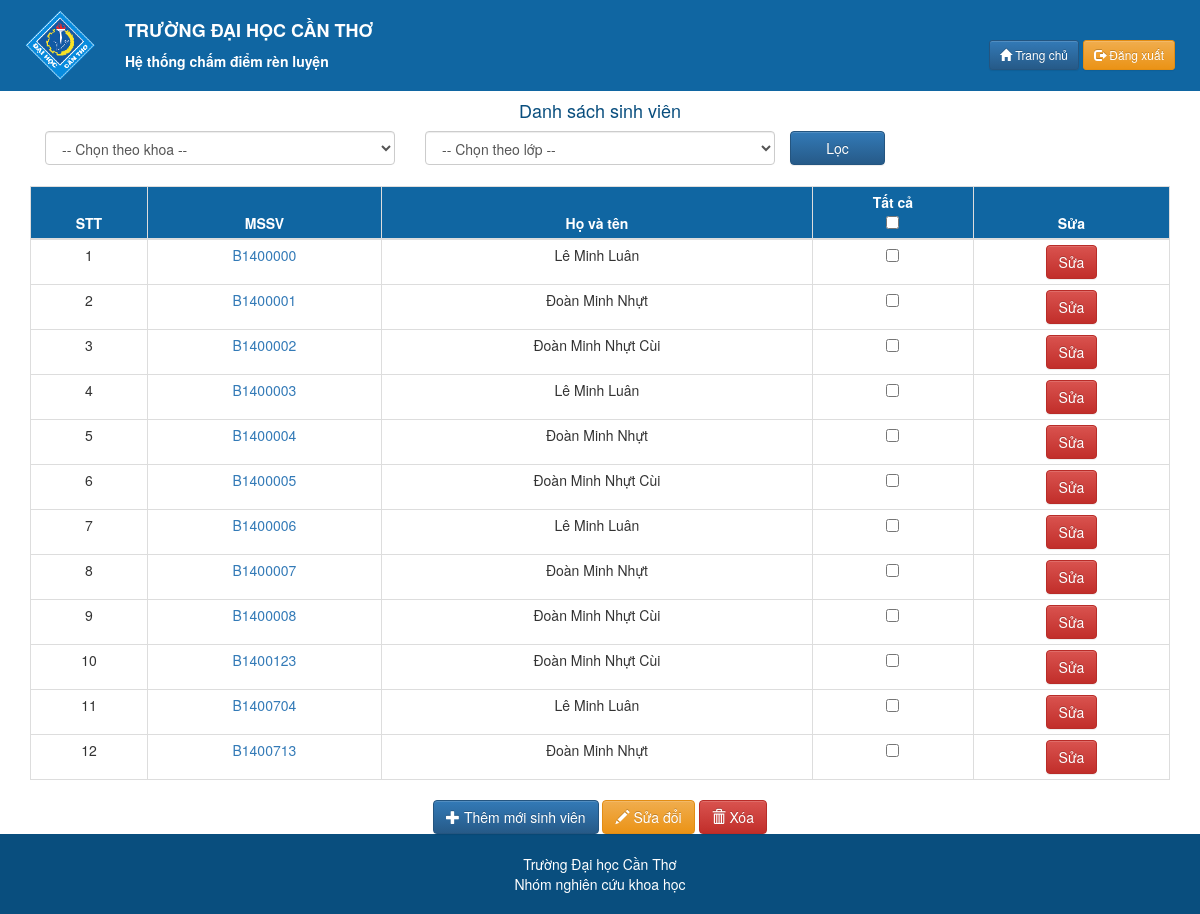
The app's page /view/student.manage.php with its own data.
### tables this page shows
CREATE TABLE `account` (
  `idAccount` varchar(10) NOT NULL,
  `accountName` varchar(45) DEFAULT NULL,
  `birthday` date DEFAULT NULL,
  `address` varchar(100) DEFAULT NULL,
  `sex` varchar(4) DEFAULT NULL,
  `phone` int(11) DEFAULT NULL,
  `email` varchar(150) DEFAULT NULL,
  `password` varchar(50) DEFAULT NULL,
  `Permission_position` varchar(200) NOT NULL,
  `Academy_idAcademy` varchar(10) NOT NULL,
  `Class_idClass` varchar(10) NOT NULL
);

### model/AccountMod.php (called while the page is built, shortened)
<?php
  class AccountMod{
    private $conn2sql;
    function __construct(){
    $this->conn2sql = new ConnectToSQL();
    }
      public function getStudentAll(){
          $list = array();
          $sql = "SELECT * FROM Account WHERE Permission_position='Sinh viên' or Permission_position='Quản lý chi hội';";
          $this->conn2sql->Connect();
          $result = $this->conn2sql->conn->query($sql);
          if ($result->num_rows > 0) {
              $k = 0;
              while ($row = $result->fetch_assoc()) {
                  $account = new AccountObj;
                  $account->setIdAccount($row["idAccount"]);
                  $account->setAccountName($row["accountName"]);
                  $account->setBirthday($row["birthday"]);
                  $account->setAddress($row["address"]);
                  $account->setSex($row["sex"]);
                  $account->setPhone($row["phone"]);
                  $account->setEmail($row["email"]);
                  $account->setPassword("don't know");
                  $account->setPermission_position($row["Permission_position"]);
                  $list[$k] = $account;
                  $k++;
              }
          } else {
              return 0;
          }
          $this->conn2sql->Stop();
          return $list;
      }
  }
  ?>

### model/ConnectToSQL.php (called while the page is built, shortened)
<?php
Class ConnectToSQL
{
    public function Connect()
    {
        $this->conn = new mysqli('localhost', 'root','', 'managementscore');
    }
}
?>

### helper/common.helper.php (called while the page is built, shortened)
<?php
function getCurrentUrl(){
	return isset($_SERVER['HTTPS']) ? 'https': 'http' . "://{$_SERVER['HTTP_HOST']}{$_SERVER['REQUEST_URI']}";
}

### model/AccountObj.php (called while the page is built, shortened)
<?php
 class AccountObj{
	 private $idAccount;
	 private $accountName;
   function __construct(
    $idAccount = '',
    $accountName = '',
    $birthday = '',
    $address = '',
    $sex = '',
    $phone = 0,
    $email = '',
    $password = '',
    $Permission_position = ''
    ){
     $this->idAccount = $idAccount;
  	 $this->accountName = $accountName;
	 }
   public function getIdAccount(){
     return $this->idAccount;
   }
   public function getAccountName(){
     return $this->accountName;
   }
   public function setIdAccount($idAccount){
     $this->idAccount = $idAccount;
   }
   public function setAccountName($accountName){
     $this->accountName = $accountName;
   }
 }
 ?>

### controller/student/student.table.php (the view, shortened to what this page needs)
<?php
    $url = getCurrentUrl();
    $url = preg_replace("/&id.+/", '', $url);
    $url = strpos($url, "?") ? "$url&": "$url?";
?>
<?php
    $listTable = $accountMod->getStudentAll();
if($listTable!=0)  {
?>
<form action="student.manage.php" method="post" id="manageForm">
    <table class="table table-bordered table-condensed">
        <thead>
        <tr>
            <th>STT</th>
            <th>MSSV</th>
            <th>Họ và tên</th>
            <th>Tất cả <br/><input type="checkbox" onClick="toggle(this)"></th>
            <th>Sửa<br/></th>
        </tr>
        </thead>
        <tbody class="text-center align-self-center">
        <?php
        foreach ($listTable as $order => $student) { ?>
            <tr>
                <td><?php echo $order + 1; ?></td>
                <td>
                    <a href="<?php echo $url . 'id=' . $student->getIdAccount(); ?>">
                        <?php echo $student->getIdAccount(); ?>
                    </a>
                </td>
                <td><?php echo $student->getAccountName(); ?></td>
                <td><input type="checkbox" name="xoa[]" id="<?php echo $student->getIdAccount(); ?>"
                           value="<?php echo $student->getIdAccount(); ?>"/></td>
                <td><a class="btn btn-danger col align-self-center " data-toggle="modal" data-target="#updateStudent"
                       name="<?php echo $student->getIdAccount() ?>>
                <span class=" glyphicon glyphicon-trash"></span> Sửa
                    </a></td>
            </tr>
            <?php
        }
        }else echo 'Danh sách rỗng';
    ?>
    </tbody>
</table>
</form>

### controller/header.php (shortened to what this page needs)
<!DOCTYPE html>
<html lang="en">
<head>
    <link rel="stylesheet" href="../public/bootstrap/css/bootstrap.min.css">
    <link rel="stylesheet" href="../public/bootstrap/css/bootstrap-theme.min.css">
    <link rel="stylesheet" href="../public/style/style.css">
</head>
<body>
<div class="banner container-fluid">
    <div class="col-sm-2 logo">
        <img src="../public/img/logo.gif" width="70" alt="">
    </div>
    <div class="banner-title col-sm-8">
        <h4><strong>TRƯỜNG ĐẠI HỌC CẦN THƠ</strong></h4>
        <p><strong>Hệ thống chấm điểm rèn luyện</strong></p>
    </div>
    <div class="banner-action col-sm-2 text-right">
        <a href="main.php" class="btn btn-primary btn-sm">
            <span class="glyphicon glyphicon-home"></span> Trang chủ</a>
        <a href="../controller/account/account.logout.php" class="btn btn-warning btn-sm">
            <span class="glyphicon glyphicon-log-out"></span> Đăng xuất</a>
    </div>
</div>

### view/student.manage.php (shortened to what this page needs)
<?php
require_once "../controller/header.php";
require_once "../helper/common.helper.php";
$accountMod = new AccountMod();
?>
    <div class="container main-academy-container">
        <div class="academy-action-list text-center">
            <h4>Danh sách sinh viên</h4>
            <div class="form-group">
                <form action="" method="get">
					<?php
					require "../controller/student/student.filter.academy.php";
					?>
					<?php
					require "../controller/student/student.filter.class.php";
					?>
                    <input type="submit" value="Lọc" class="btn btn-primary col-sm-1">
                </form>
                <br>
                <br>
            </div>
			<?php
			require_once "../controller/student/student.content.php";
			?>
        </div>
    </div>
<?php
require_once "../controller/footer.php";
?>

### controller/student/student.filter.academy.php (shortened to what this page needs)
<div class="col-sm-4 form-group">
    <select id="select-student-academy" name="academy" class="form-control">
        <option value="all">-- Chọn theo khoa --</option>
    </select>
</div>

### controller/student/student.filter.class.php
<div class="col-sm-4 form-group">
    <select id="select-student-class" name="class" class="form-control">
        <option>-- Chọn theo lớp --</option>
    </select>
</div>

### controller/student/student.content.php (shortened to what this page needs)
<div class="">
    <?php
    require "../controller/student/student.table.php";
    ?>
    <form action="" class="form-inline">
        <a class="btn btn-primary col align-self-center " data-toggle="modal" data-target="#addStudent">
            <span class="glyphicon glyphicon-plus"></span> Thêm mới sinh viên
        </a>
        <a class="btn btn-warning col align-self-center " data-toggle="modal" data-target="#updateStudent">
            <span class="glyphicon glyphicon-pencil"></span> Sửa đổi
        </a>
        <a class="btn btn-danger col align-self-center " data-toggle="modal" data-target="#deleteStudent">
            <span class="glyphicon glyphicon-trash"></span> Xóa
        </a>
    </form>
</div>

### controller/footer.php (shortened to what this page needs)
<footer class="footer text-center">
    Trường Đại học Cần Thơ <br> Nhóm nghiên cứu khoa học
</footer>
</body>
</html>

### public/style/style.css (style rules this page uses)
.banner { color: #ffffff; background-color: #1066A2; padding: 10px; }
.banner .logo { width: 100px; }
.banner .banner-title { width: 300px; }
.banner .banner-action { width: 220px; padding-top: 30px; float: right; }
.container { min-height: 400px; }
footer { padding: 20px; background-color: #094E7E; color: #fff; width: 100%; }
.main-academy-container h4 { color: #094E7E; }
.academy-action-list .table thead { background-color: #1066A2; color: #ffffff; }
.academy-action-list .table thead th { text-align: center !important; }
.academy-action-list .table tbody tr td:first-child, .academy-action-list .table tbody tr td:last-child { text-align: center; }

### records on screen
account: idAccount "B1400000", accountName "Lê Minh Luân"
account: idAccount "B1400001", accountName "Đoàn Minh Nhựt"
account: idAccount "B1400002", accountName "Đoàn Minh Nhựt Cùi"
account: idAccount "B1400003", accountName "Lê Minh Luân"
account: idAccount "B1400004", accountName "Đoàn Minh Nhựt"
account: idAccount "B1400005", accountName "Đoàn Minh Nhựt Cùi"
account: idAccount "B1400006", accountName "Lê Minh Luân"
account: idAccount "B1400007", accountName "Đoàn Minh Nhựt"
account: idAccount "B1400008", accountName "Đoàn Minh Nhựt Cùi"
account: idAccount "B1400123", accountName "Đoàn Minh Nhựt Cùi"
account: idAccount "B1400704", accountName "Lê Minh Luân"
account: idAccount "B1400713", accountName "Đoàn Minh Nhựt"
